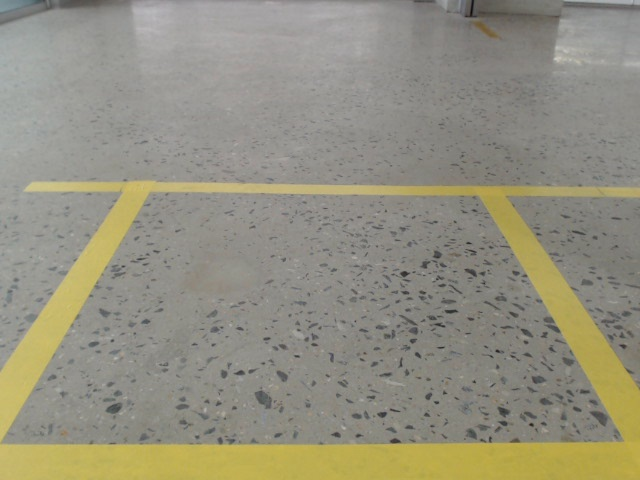
#> input picture images/front.jpg, 640 x 480 px
$ jupyter execute only_lane.ipynb
#> lines starting #> are read from the running program, lines starting #| are printed output that depends on the picture; after the words box and inside, x2 and y2 are one past the last pixel; in counts of white or black regions, pixels touching at a corner belong together
[cell 1]
import numpy as np
import cv2
import math

[cell 2]
front_img = cv2.imread('images/front.jpg', cv2.IMREAD_COLOR)
#> front_img is the input picture: shape (480, 640, 3); mean B, G, R 127.9, 144.6, 147.7
left_img = cv2.imread('images/left.jpg', cv2.IMREAD_COLOR)
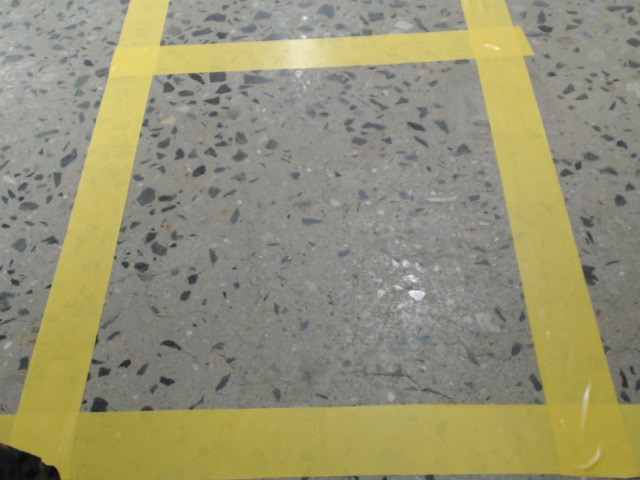
#> input picture images/left.jpg, 640 x 480 px
#> left_img is the input picture: shape (480, 640, 3); mean B, G, R 116.5, 146.2, 149.9
right_img = cv2.imread('images/right.jpg', cv2.IMREAD_COLOR)
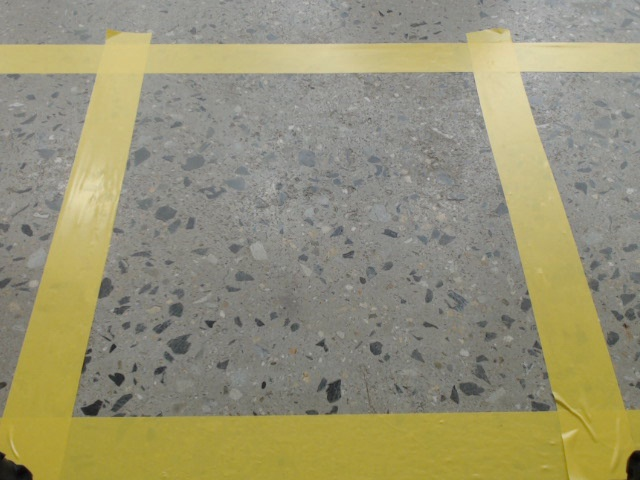
#> input picture images/right.jpg, 640 x 480 px
#> right_img is the input picture: shape (480, 640, 3); mean B, G, R 117.2, 146.3, 150.6
rear_img = cv2.imread('images/rear.jpg', cv2.IMREAD_COLOR)
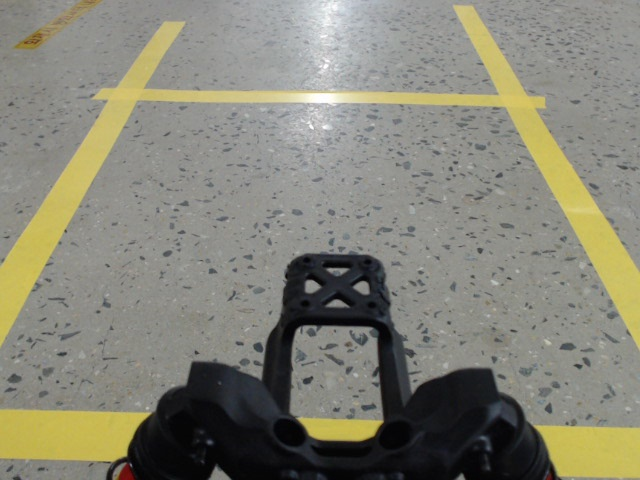
#> input picture images/rear.jpg, 640 x 480 px
#> rear_img is the input picture: shape (480, 640, 3); mean B, G, R 118.5, 132.1, 133.3
car_img = cv2.imread('images/car.png', cv2.IMREAD_COLOR)
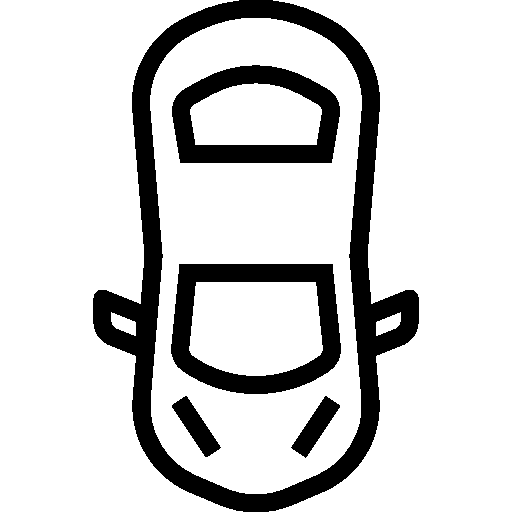
#> input picture images/car.png, 512 x 512 px
#> car_img is the input picture: shape (512, 512, 3); 82.8% white; 5 black regions, box (x1, y1, x2, y2) and area: (93, 0, 419, 512) 27103, (171, 264, 341, 394) 8499, (172, 65, 340, 163) 7251, (172, 396, 221, 457) 1150, (291, 396, 340, 458) 1147
car_img = cv2.rotate(car_img, cv2.ROTATE_180)
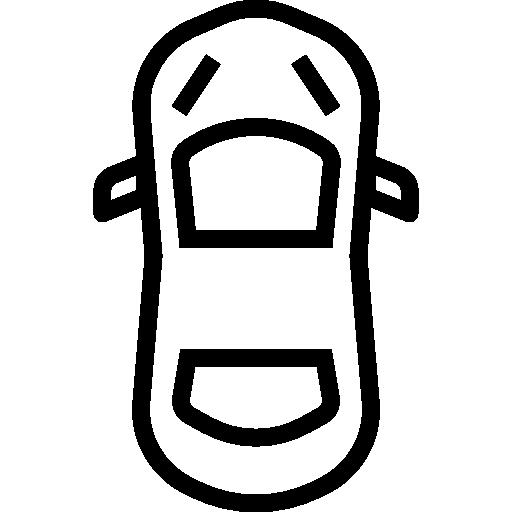
#> car_img: shape (512, 512, 3); 82.8% white; 5 black regions, box (x1, y1, x2, y2) and area: (93, 0, 419, 512) 27103, (171, 118, 341, 248) 8499, (172, 349, 340, 447) 7251, (291, 55, 340, 116) 1150, (172, 54, 221, 116) 1147
# print(front_img.shape)
